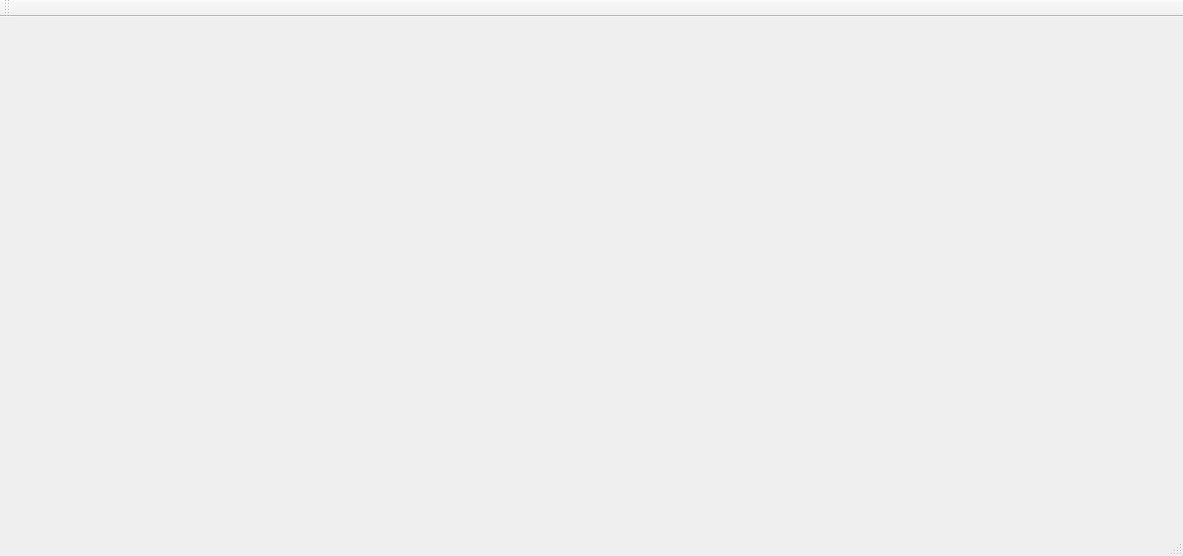
<?xml version="1.0" encoding="UTF-8"?>
<ui version="4.0">
 <class>MainWindow</class>
 <widget class="QMainWindow" name="MainWindow">
  <property name="geometry">
   <rect>
    <x>0</x>
    <y>0</y>
    <width>1183</width>
    <height>556</height>
   </rect>
  </property>
  <property name="windowTitle">
   <string>Widerstands-Berechnungstool</string>
  </property>
  <widget class="QWidget" name="centralWidget">
   <widget class="QLabel" name="label">
    <property name="geometry">
     <rect>
      <x>20</x>
      <y>20</y>
      <width>531</width>
      <height>481</height>
     </rect>
    </property>
    <property name="text">
     <string/>
    </property>
    <property name="pixmap">
     <pixmap>../pictures/VoltageDivider.png</pixmap>
    </property>
    <property name="scaledContents">
     <bool>true</bool>
    </property>
   </widget>
  </widget>
  <widget class="QMenuBar" name="menuBar">
   <property name="geometry">
    <rect>
     <x>0</x>
     <y>0</y>
     <width>1183</width>
     <height>22</height>
    </rect>
   </property>
  </widget>
  <widget class="QToolBar" name="mainToolBar">
   <attribute name="toolBarArea">
    <enum>TopToolBarArea</enum>
   </attribute>
   <attribute name="toolBarBreak">
    <bool>false</bool>
   </attribute>
  </widget>
  <widget class="QStatusBar" name="statusBar"/>
 </widget>
 <layoutdefault spacing="6" margin="11"/>
 <resources/>
 <connections/>
</ui>
